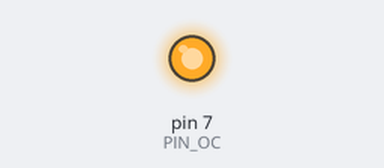
Bench run of a sketch on a simulated Arduino Uno, built with avr-gcc and run on an emulated ATmega328P. Shown: output pins drawn as LEDs (lit = HIGH).

Above: at 0.05 s.
Timing chart, 0 to 3.0 s (numbered marks = the images above):
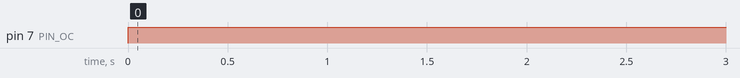

Measured:
- by itself, pin 7 (PIN_OC): HIGH → LOW at 8.0 s, → HIGH 0.50 s later, → LOW 0.50 s later, → HIGH 0.50 s later, … (4 changes in this stretch)

The sketch:

landal_thermostat.ino
```cpp
//#define DEV
#ifdef DEV
#include <SPI.h>
#define LOG(format, args...) snprintf(buf,sizeof(buf),format,args);Serial.println(buf);

char input;
char buf[80];
#else
#define LOG(format, args...)
#endif

// every 15 mins, turn optocoupler on 2 times for .5 sec each (like somebody hitting the up button twice)
// used atmega328 with burned regulator, connected via usb power adapter, and use the grounding wire of the same socket as the input for optocoupler
// optocoupler output should be a dime connected with a wire, taped onto the up sensor
// optocoupler connects to NC on HIGH and NO on LOW
// fuzzy warm nights FTW

#include <LowPower.h>

// pin for optocoupler
#define PIN_OC  7
// how much sleep time between touches
#define SLEEP_SEC 900
// how many touches per occasion
#define NUMBER_TOUCHES 2

// set to high value so that it's easy to test during installation via a simple reset
int cycles = SLEEP_SEC;

void setup() {
#ifdef DEV
  delay(50);  // bootloader listens for firmware update, should not get garbage, wait a bit
  Serial.begin(9600);
#endif
  pinMode(PIN_OC, OUTPUT);
  digitalWrite(PIN_OC, HIGH);
  digitalWrite(LED_BUILTIN, LOW);
}

void loop() {
  // would not actually need this, but fun to play with
  LowPower.idle(SLEEP_8S, ADC_OFF, TIMER2_OFF, TIMER1_OFF, TIMER0_OFF, SPI_OFF, USART0_OFF, TWI_OFF);
  cycles++;

  if (cycles > SLEEP_SEC/8) {
    cycles = 0;
    for (byte i = 0; i < NUMBER_TOUCHES*2; i++) {
      digitalWrite(PIN_OC, i & 1);
      digitalWrite(LED_BUILTIN, ~i & 1);
      delay(500);
    }
  } else {
    // status flick
    digitalWrite(LED_BUILTIN, HIGH);
    delay(50);
    digitalWrite(LED_BUILTIN, LOW);
  }
}
```
